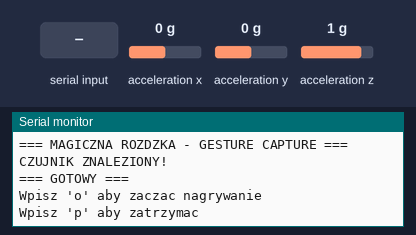
Recording of a sketch running on a simulated Arduino Uno, built with avr-gcc and run on an emulated ATmega328P. Shown: the last lines printed to the serial monitor. Wiring (inferred from the names in the program): MPU-9250 motion sensor at I2C address 0x68. Inputs (shaded band) come from the test bench; at power-on: acceleration x 0 g, acceleration y 0 g, acceleration z 1 g.

Above: at 3.3 s.
3.4 s: "o" received over Serial
At 3.87 s:
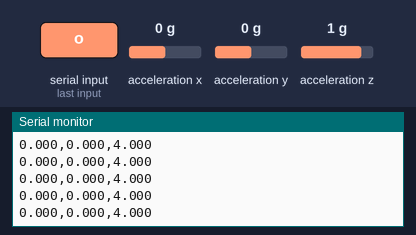
4.9 s: acceleration x set to -1.4 g
At 5.19 s:
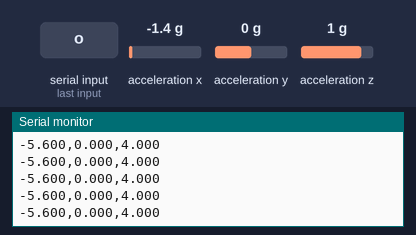
6.4 s: acceleration y set to -1.4 g
At 6.47 s:
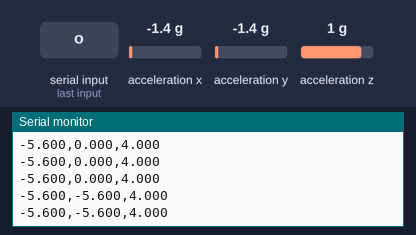
7.9 s: acceleration z set to -1.4 g
At 8.39 s:
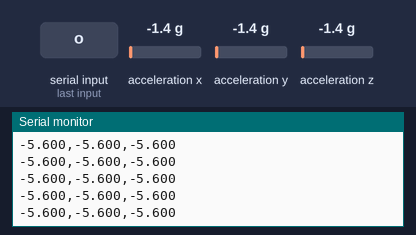

The sketch:

gesture_capture.ino
```cpp
#include <Wire.h>

#define SDA_PIN 8
#define SCL_PIN 9
#define MPU9250_ADDR 0x68

long last_sample_millis = 0;
bool capture = false;
char a;

void setup() {
  Serial.begin(115200);
  delay(2000);

  Serial.println();
  Serial.println("=== MAGICZNA ROZDZKA - GESTURE CAPTURE ===");

  // Inicjalizacja I2C
  Wire.end();
  Wire.setPins(SDA_PIN, SCL_PIN);
  Wire.setClock(100000);
  Wire.begin();

  // Sprawdź czujnik
  Wire.beginTransmission(MPU9250_ADDR);
  if (Wire.endTransmission() != 0) {
    Serial.println("CZUJNIK NIE ZNALEZIONY!");
    Serial.println("Sprawdź połączenia!");
    while(1) delay(100);
  }

  Serial.println("CZUJNIK ZNALEZIONY!");

  // Wybudzenie czujnika
  Wire.beginTransmission(MPU9250_ADDR);
  Wire.write(0x6B);
  Wire.write(0x00);
  Wire.endTransmission();
  delay(100);

  Serial.println("=== GOTOWY ===");
  Serial.println("Wpisz 'o' aby zaczac nagrywanie");
  Serial.println("Wpisz 'p' aby zatrzymac");
  Serial.println();
}

void loop() {
  if (Serial.available() > 0) {
    a = Serial.read();
    if (a == 'o') {
      Serial.println("-,-,-");
      capture = true;
    } else if (a == 'p') {
      capture = false;
      Serial.println("\n\n\n\n");
    }
  }

  if (capture) {
    if ((millis() - last_sample_millis) >= 40) {
      last_sample_millis = millis();

      Wire.beginTransmission(MPU9250_ADDR);
      Wire.write(0x3B);
      Wire.endTransmission(false);
      Wire.requestFrom(MPU9250_ADDR, 6, true);

      if (Wire.available() >= 6) {
        int16_t ax = Wire.read() << 8 | Wire.read();
        int16_t ay = Wire.read() << 8 | Wire.read();
        int16_t az = Wire.read() << 8 | Wire.read();

        float gx = ax / 4096.0;
        float gy = ay / 4096.0;
        float gz = az / 4096.0;

        Serial.print(gx, 3);
        Serial.print(",");
        Serial.print(gy, 3);
        Serial.print(",");
        Serial.println(gz, 3);
      }
    }
  }
}
```

Measured:
- after the input at 3.4 s, the serial monitor: prints a new line at once (image 1)
- after the input at 4.9 s, the serial monitor: prints a new line at once (image 2)
- after the input at 6.4 s, the serial monitor: prints a new line at once (image 3)
- after the input at 7.9 s, the serial monitor: prints a new line at once (image 4)
